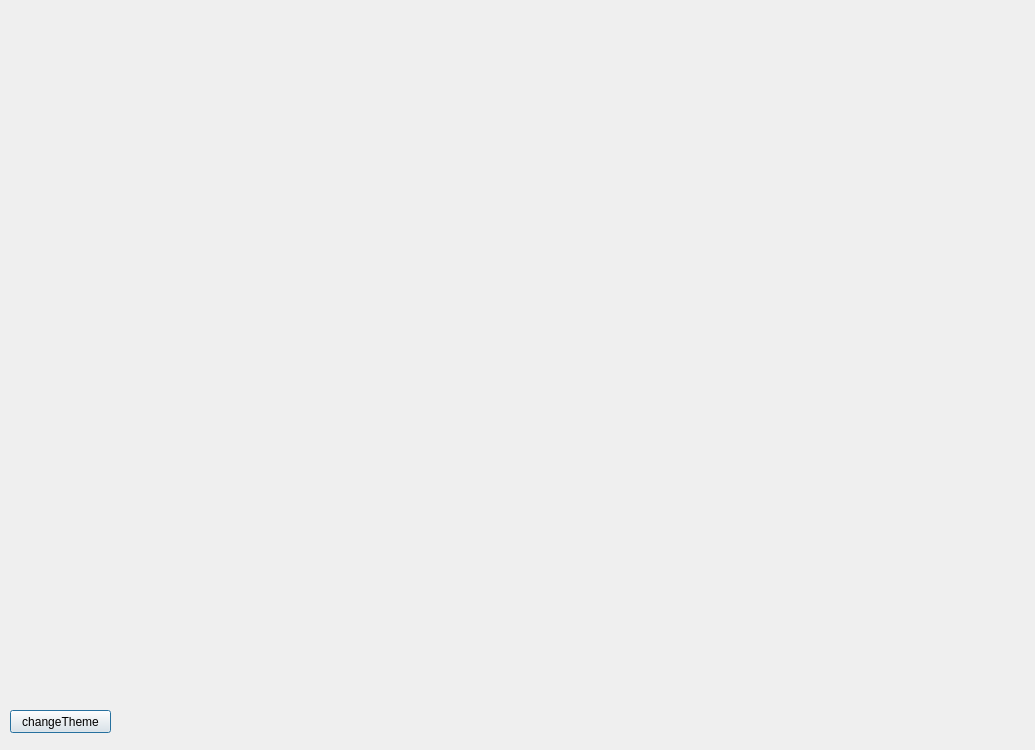
<?xml version="1.0" encoding="UTF-8"?>
<ui version="4.0">
 <class>chartDialog</class>
 <widget class="QDialog" name="chartDialog">
  <property name="geometry">
   <rect>
    <x>0</x>
    <y>0</y>
    <width>1035</width>
    <height>750</height>
   </rect>
  </property>
  <property name="minimumSize">
   <size>
    <width>500</width>
    <height>500</height>
   </size>
  </property>
  <property name="windowTitle">
   <string>Dialog</string>
  </property>
  <widget class="QWidget" name="gridLayoutWidget">
   <property name="geometry">
    <rect>
     <x>9</x>
     <y>9</y>
     <width>1021</width>
     <height>671</height>
    </rect>
   </property>
   <layout class="QGridLayout" name="gridLayout"/>
  </widget>
  <widget class="QPushButton" name="changeTheme">
   <property name="geometry">
    <rect>
     <x>10</x>
     <y>710</y>
     <width>101</width>
     <height>23</height>
    </rect>
   </property>
   <property name="text">
    <string>changeTheme</string>
   </property>
  </widget>
 </widget>
 <resources/>
 <connections/>
</ui>
